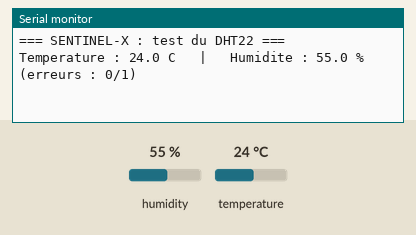
Recording of a sketch running on a simulated ESP32. Shown: the last lines printed to the serial monitor. The test bench sets the inputs (shaded band); at power-on: humidity 55 %, temperature 24 °C.

Above: at 3.7 s.
3.8 s: humidity set to 22 %
At 6.3 s:
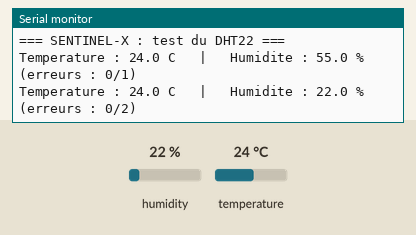
7.0 s: temperature set to 12 °C
At 8.4 s:
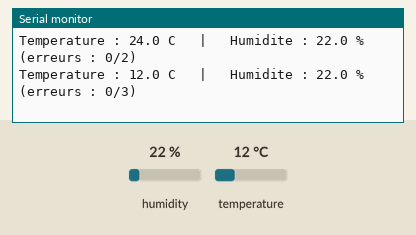
10.2 s: humidity set to 40 %
At 13.8 s:
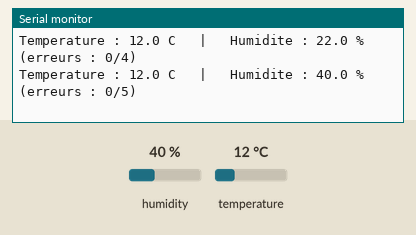
Timing chart, 0 to 15.3 s (numbered marks = the images above; inputs shaded):
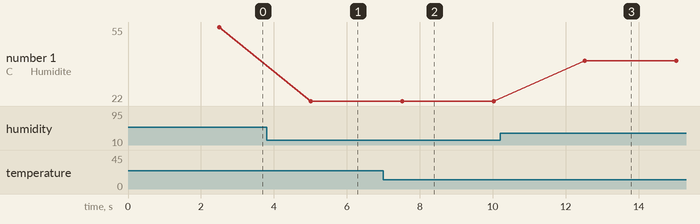

Measured:
- after the input at 3.8 s, the serial monitor: prints a new line after 1.2 s (image 1)
- after the input at 7.0 s, the serial monitor: prints a new line after 0.52 s (image 2)
- after the input at 10.2 s, the serial monitor: prints a new line after 2.3 s (image 3)
- plotted number 1: 55 → 22 after the input at 3.8 s, 22 → 40 after the input at 10.2 s

The sketch:

test_03_dht22.ino
```cpp
/*
 * SENTINEL-X — Test 03 : DHT22 (température et humidité)
 * ------------------------------------------------------
 * Bibliothèques à installer : "DHT sensor library" (Adafruit) + accepter
 *                             "Adafruit Unified Sensor".
 *
 * Câblage testé : VCC -> rail 3,3 V ; GND -> GND ; DATA -> D4
 *                 (module 3 broches : résistance de tirage déjà intégrée)
 *
 * Résultat attendu : une mesure toutes les 2,5 s dans le moniteur série.
 *   Température ambiante ~18-28 °C, humidité ~30-70 %.
 * Test de réaction : souffler doucement sur le capteur -> l'humidité monte
 *   nettement ; le pincer entre les doigts -> la température monte lentement.
 *
 * Le DHT22 est LENT : il ne faut pas le lire plus d'une fois toutes les 2 s,
 * sinon il renvoie des erreurs (NaN = "Not a Number" = lecture ratée).
 */

#include <DHT.h>

const int PIN_DHT = 4;
DHT dht(PIN_DHT, DHT22);

const unsigned long PERIODE_MS = 2500;  // > 2 s, marge de sécurité
unsigned long nbLectures = 0;
unsigned long nbErreurs  = 0;

void setup() {
  Serial.begin(115200);
  delay(500);
  Serial.println("\n=== SENTINEL-X : test du DHT22 ===");
  dht.begin();
  delay(2000);  // le capteur a besoin d'un moment après la mise sous tension
}

void loop() {
  float humidite    = dht.readHumidity();
  float temperature = dht.readTemperature();   // en °C
  nbLectures++;

  if (isnan(humidite) || isnan(temperature)) {
    nbErreurs++;
    Serial.printf("ERREUR de lecture (%lu/%lu) : verifier DATA sur D4, VCC sur 3,3 V, GND\n",
                  nbErreurs, nbLectures);
  } else {
    Serial.printf("Temperature : %.1f C   |   Humidite : %.1f %%   (erreurs : %lu/%lu)\n",
                  temperature, humidite, nbErreurs, nbLectures);
  }

  // Une erreur isolée de temps en temps est normale ; des erreurs en continu = câblage.
  delay(PERIODE_MS);
}
```
